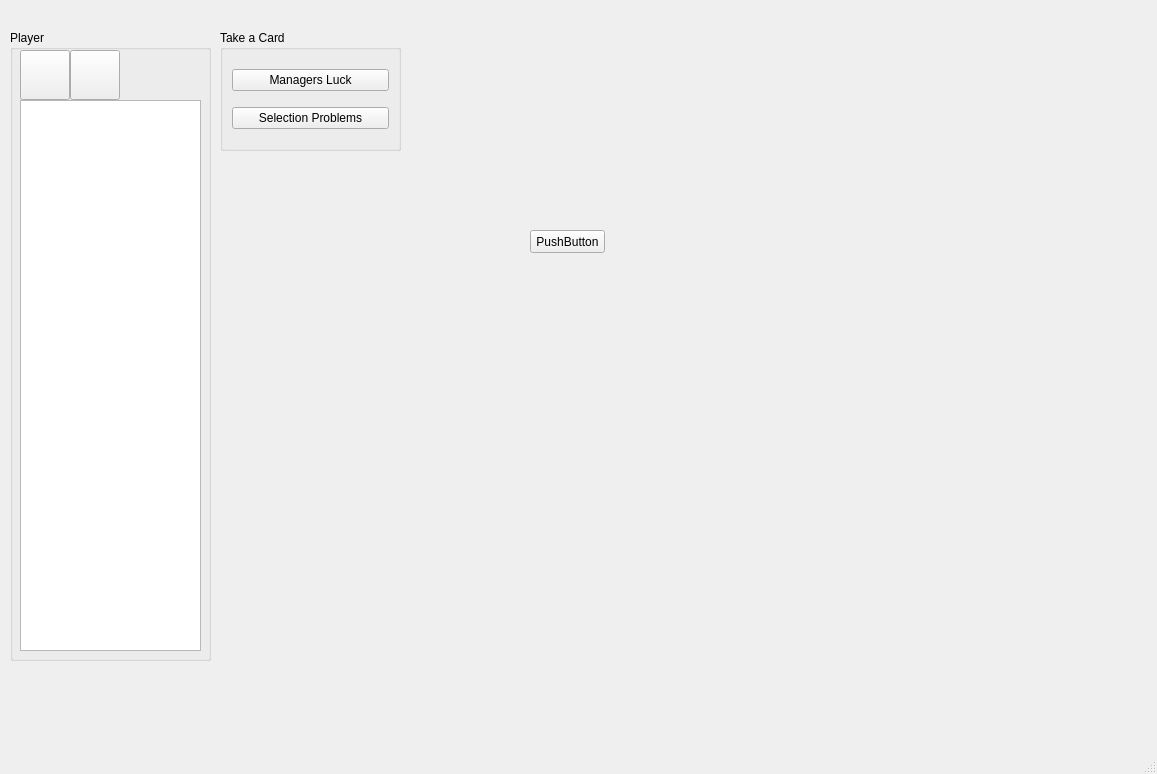
<?xml version="1.0" encoding="UTF-8"?>
<ui version="4.0">
 <class>FormMainWindow</class>
 <widget class="QMainWindow" name="FormMainWindow">
  <property name="geometry">
   <rect>
    <x>0</x>
    <y>0</y>
    <width>1157</width>
    <height>774</height>
   </rect>
  </property>
  <property name="windowTitle">
   <string>MainWindow</string>
  </property>
  <property name="autoFillBackground">
   <bool>false</bool>
  </property>
  <widget class="QWidget" name="centralwidget">
   <widget class="QGroupBox" name="groupBox">
    <property name="geometry">
     <rect>
      <x>220</x>
      <y>30</y>
      <width>181</width>
      <height>121</height>
     </rect>
    </property>
    <property name="sizePolicy">
     <sizepolicy hsizetype="Fixed" vsizetype="Preferred">
      <horstretch>0</horstretch>
      <verstretch>0</verstretch>
     </sizepolicy>
    </property>
    <property name="title">
     <string>Take a Card</string>
    </property>
    <property name="checkable">
     <bool>false</bool>
    </property>
    <layout class="QHBoxLayout" name="horizontalLayout">
     <item>
      <layout class="QVBoxLayout" name="verticalLayout">
       <item>
        <widget class="QPushButton" name="ManagersCardButton">
         <property name="text">
          <string>Managers Luck</string>
         </property>
        </widget>
       </item>
       <item>
        <widget class="QPushButton" name="ProblemsCardButton">
         <property name="text">
          <string>Selection Problems</string>
         </property>
        </widget>
       </item>
      </layout>
     </item>
    </layout>
   </widget>
   <widget class="QGroupBox" name="groupBox_2">
    <property name="geometry">
     <rect>
      <x>10</x>
      <y>30</y>
      <width>201</width>
      <height>631</height>
     </rect>
    </property>
    <property name="title">
     <string>Player</string>
    </property>
    <widget class="QPushButton" name="removePlayerButton">
     <property name="geometry">
      <rect>
       <x>60</x>
       <y>20</y>
       <width>50</width>
       <height>50</height>
      </rect>
     </property>
     <property name="text">
      <string/>
     </property>
     <property name="icon">
      <iconset resource="data.qrc">
       <normaloff>:/icons/icons/Delete_48x48.png</normaloff>:/icons/icons/Delete_48x48.png</iconset>
     </property>
     <property name="iconSize">
      <size>
       <width>36</width>
       <height>36</height>
      </size>
     </property>
    </widget>
    <widget class="QPushButton" name="addPlayerButton">
     <property name="geometry">
      <rect>
       <x>10</x>
       <y>20</y>
       <width>50</width>
       <height>50</height>
      </rect>
     </property>
     <property name="text">
      <string/>
     </property>
     <property name="icon">
      <iconset resource="data.qrc">
       <normaloff>:/icons/icons/Add_48x48.png</normaloff>:/icons/icons/Add_48x48.png</iconset>
     </property>
     <property name="iconSize">
      <size>
       <width>36</width>
       <height>36</height>
      </size>
     </property>
    </widget>
    <widget class="QTableWidget" name="tableWidget">
     <property name="geometry">
      <rect>
       <x>10</x>
       <y>70</y>
       <width>181</width>
       <height>551</height>
      </rect>
     </property>
    </widget>
   </widget>
   <widget class="QPushButton" name="pushButton">
    <property name="geometry">
     <rect>
      <x>530</x>
      <y>230</y>
      <width>75</width>
      <height>23</height>
     </rect>
    </property>
    <property name="text">
     <string>PushButton</string>
    </property>
   </widget>
  </widget>
  <widget class="QMenuBar" name="menubar">
   <property name="geometry">
    <rect>
     <x>0</x>
     <y>0</y>
     <width>1157</width>
     <height>21</height>
    </rect>
   </property>
  </widget>
  <widget class="QStatusBar" name="statusbar"/>
 </widget>
 <resources>
  <include location="data.qrc"/>
 </resources>
 <connections/>
</ui>
